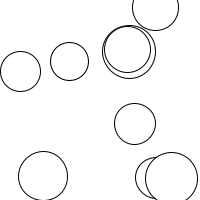
Frame 1 (no input)
Frame 60 (the mouse pressed at the canvas centre just before this capture): identical to frame 1, image omitted
Frame 120 (the mouse held since frame 60 and released just before this capture): identical to frame 1, image omitted

The Processing sketch that drew this single still picture (run headless with seeded random() and noise(); from frame 60 on, the mouse is pressed at the canvas centre):

// Processing sketch: e06_b
// ── e06_b.pde
Glass[] glasses;

void setup() {
  size(200,200);
  glasses = new Glass[9];
  for (int i = 0; i < glasses.length; i++)
    glasses[i] = new Glass();
}

void draw() {
  background(255);
  for (int i = 0; i < glasses.length; i++)
    glasses[i].run();
}

void mouseClicked() {
  PVector location = new PVector(mouseX,mouseY);
  for (int i = 0; i < glasses.length; i++)
    if (glasses[i].contains(location))
      glasses[i].shatter();
}

class Glass {
  
  Shards shards; // not used until glass is broken
  
  PVector center = new PVector(random(0,width),random(0,height));
  float radius = random(18,27);
  
  boolean broken = false;
  
  Glass() {
    shards = new Shards(center,radius);
  }
  
  void run() {
    if (!broken) {
      _displayGlass();
    } else {
      _displayShards();
      _updateShards();
    }
  }
  
  void shatter() { // `break` is taken
    broken = true;
  }
  
  boolean contains(PVector point) {
    return PVector.sub(point,center).mag() <= radius;
  }
  
  void _updateShards() {
    shards.update();
  }
  
  void _displayGlass() {
    stroke(0);
    fill(255);
    ellipse(center.x,center.y,2*radius,2*radius);
  }
  
  void _displayShards() {
    shards.display();
  }
}

class Shards {
  
  Particle[] particles;
  
  PVector center;
  float radius;
  
  Shards(PVector center_, float radius_) {
    center = center_;
    radius = radius_;
    _initializeParticles();
  }
  
  void _initializeParticles() {
    particles = new Particle[int(0.4*radius*radius)]; // number of particles proportional to the area
    
    PVector location;
    float lifespan;
    float lifespeed;
    
    for (int i = 0; i < particles.length; i++) {
      location = _randomLocation();
      lifespan = random(0,255);
      lifespeed = random(3,12);
      particles[i] = new Particle(location,lifespan,lifespeed);
    }
  }
   
  PVector _randomLocation() {
    PVector choice;
    do {
      choice = new PVector(
        random(center.x-radius,center.x+radius),
        random(center.y-radius,center.y+radius)
      );
    } while (PVector.sub(choice,center).mag() > radius);
    return choice;
  }
  
  void update() {
    for (Particle p: particles)
      p.update();
  }
  
  void display() {
    for (Particle p: particles)
      p.display();
  }
}

class Particle {
  
  PVector location;
  float lifespan;
  float lifespeed;
  
  Particle(PVector location_, float lifespan_, float lifespeed_) {
    location = location_;
    lifespan = lifespan_;
    lifespeed = lifespeed_;
  }
  
  void update() {
    lifespan -= lifespeed;
  }
  
  void display() {
    noStroke();
    fill(175,lifespan);
    ellipse(location.x,location.y,6,6);
  }
}
